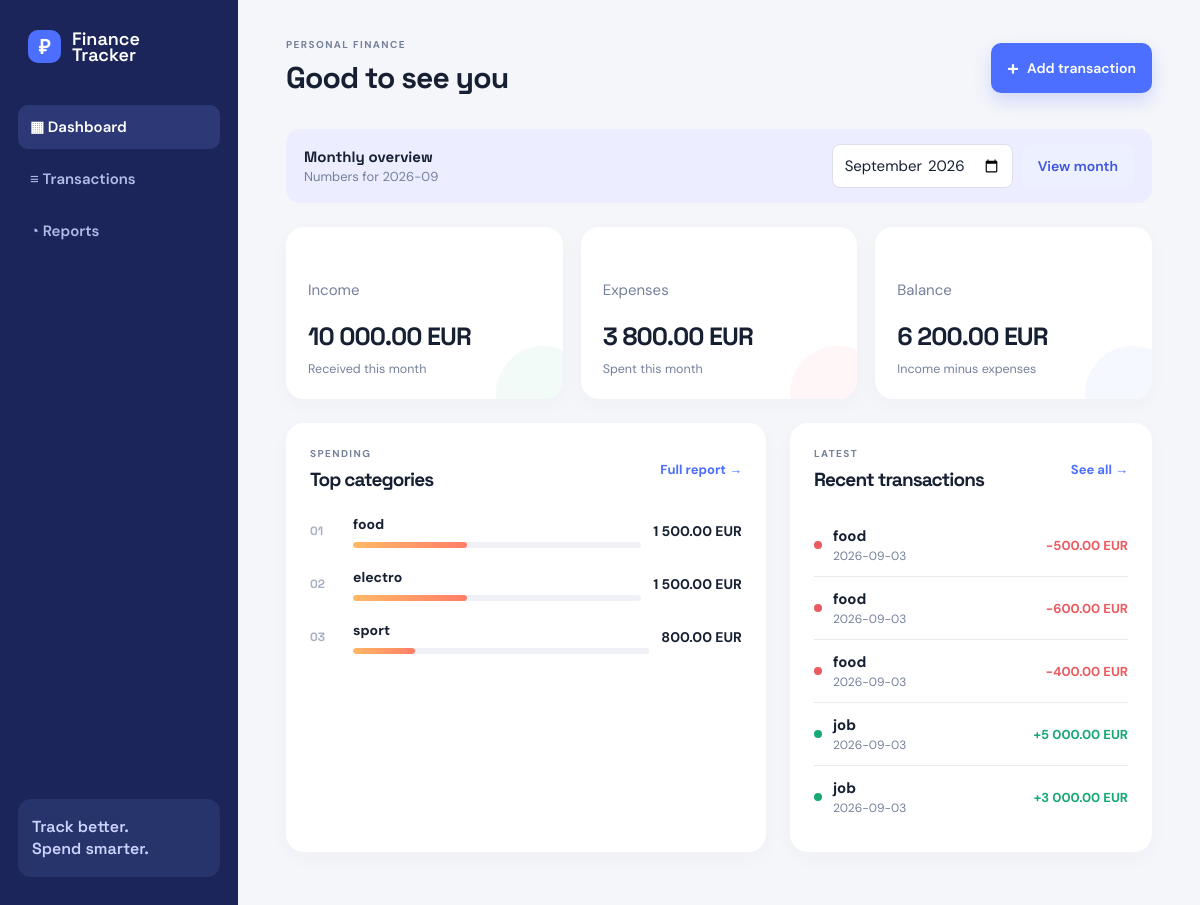
The page / on the database its author committed.
### tables this page shows
CREATE TABLE transactions (
            id INTEGER PRIMARY KEY AUTOINCREMENT,
            type TEXT NOT NULL,
            amount REAL NOT NULL,
            category TEXT,
            description TEXT,
            date DATE
        );

### app.py (the view)
@app.get("/")
def dashboard():
    month = request.args.get("month", current_month())
    try:
        month = validate_date(month, allow_month=True)
    except ValueError:
        flash("Month must use YYYY-MM format.", "error")
        month = current_month()
    conn = database_connection()
    try:
        income, expenses = get_balance(conn, month)
        top_categories = get_expense_report(conn, month)
        recent_transactions = get_transactions(conn)[:5]
    finally:
        conn.close()
    return render_template(
        "dashboard.html",
        month=month,
        income=income,
        expenses=expenses,
        balance=income - expenses,
        top_categories=top_categories,
        recent_transactions=recent_transactions,
    )

### app.py (called while the page is built)
def money(amount):
    return f"{amount:,.2f}".replace(",", " ") + " EUR"

@app.template_filter("money")
def money_filter(amount):
    return money(amount)

def database_connection():
    conn = create_connection()
    create_table(conn)
    return conn

def current_month():
    return date.today().strftime("%Y-%m")

### database.py (called while the page is built)
def create_connection():
    return sqlite3.connect(DB_NAME)

def create_table(conn):
    conn.execute(
        """
        CREATE TABLE IF NOT EXISTS transactions (
            id INTEGER PRIMARY KEY AUTOINCREMENT,
            type TEXT NOT NULL,
            amount REAL NOT NULL,
            category TEXT,
            description TEXT,
            date DATE
        )
        """
    )
    conn.commit()

def get_transactions(conn, date_from=None, date_to=None, category=None):
    conditions = []
    parameters = []
    if date_from:
        conditions.append("date >= ?")
        parameters.append(date_from)
    if date_to:
        conditions.append("date <= ?")
        parameters.append(date_to)
    if category:
        conditions.append("LOWER(category) = LOWER(?)")
        parameters.append(category.strip())
    where_clause = f"WHERE {' AND '.join(conditions)}" if conditions else ""
    cursor = conn.execute(
        """
        SELECT * FROM transactions
        {where_clause}
        ORDER BY date DESC, id DESC
        """.format(where_clause=where_clause),
        parameters,
    )
    return cursor.fetchall()

def get_balance(conn, month=None):
    conditions = []
    parameters = []
    if month:
        conditions.append("strftime('%Y-%m', date) = ?")
        parameters.append(month)
    where_clause = f"WHERE {' AND '.join(conditions)}" if conditions else ""
    cursor = conn.execute(
        """
        SELECT
            COALESCE(SUM(CASE WHEN type = 'income' THEN amount END), 0),
            COALESCE(SUM(CASE WHEN type = 'expense' THEN amount END), 0)
        FROM transactions
        {where_clause}
        """.format(where_clause=where_clause),
        parameters,
    )
    return cursor.fetchone()

### templates/dashboard.html (shortened to what this page needs)
{% extends "base.html" %}
{% block heading %}Good to see you{% endblock %}
{% block content %}
<section class="month-bar">
    <div>
        <strong>Monthly overview</strong>
        <span>Numbers for {{ month }}</span>
    </div>
    <form method="get">
        <input type="month" name="month" value="{{ month }}">
        <button class="button button-secondary">View month</button>
    </form>
</section>
<section class="metric-grid">
    <article class="metric-card income">
        <span>↗</span>
        <p>Income</p>
        <h2>{{ income|money }}</h2>
        <small>Received this month</small>
    </article>
    <article class="metric-card expense">
        <span>↘</span>
        <p>Expenses</p>
        <h2>{{ expenses|money }}</h2>
        <small>Spent this month</small>
    </article>
    <article class="metric-card balance">
        <span>◇</span>
        <p>Balance</p>
        <h2>{{ balance|money }}</h2>
        <small>Income minus expenses</small>
    </article>
</section>
<section class="content-grid">
    <article class="panel">
        <div class="panel-heading">
            <div>
                <p class="eyebrow">SPENDING</p>
                <h2>Top categories</h2>
            </div>
            <a href="{{ url_for('report', month=month) }}">Full report →</a>
        </div>
        {% if top_categories %}
        <ol class="category-list">
            {% for category, total in top_categories %}
            <li>
                <span>0{{ loop.index }}</span>
                <div>
                    <strong>{{ category }}</strong>
                    <progress class="progress" value="{{ total }}" max="{{ expenses }}"></progress>
                </div>
                <strong>{{ total|money }}</strong>
            </li>
            {% endfor %}
        </ol>
        {% else %}
        <div class="empty-state">No expenses recorded for this month.</div>
        {% endif %}
    </article>
    <article class="panel">
        <div class="panel-heading">
            <div>
                <p class="eyebrow">LATEST</p>
                <h2>Recent transactions</h2>
            </div>
            <a href="{{ url_for('transactions') }}">See all →</a>
        </div>
        {% if recent_transactions %}
        <div class="compact-list">
            {% for item in recent_transactions %}
            <div>
                <i class="type-dot {{ item[1] }}"></i>
                <div>
                    <strong>{{ item[3] }}</strong>
                    <small>{{ item[5] }}</small>
                </div>
                <b class="{{ item[1] }}">
                    {{ '+' if item[1] == 'income' else '−' }}{{ item[2]|money }}
                </b>
            </div>
            {% endfor %}
        </div>
        {% else %}
        <div class="empty-state">Start by adding your first transaction.</div>
        {% endif %}
    </article>
</section>
{% endblock %}

### static/style.css (style rules this page uses)
* { box-sizing:border-box }
body { margin:0; background:var(--page); color:var(--ink); font:15px "DM Sans",Arial,sans-serif }
.topbar,.panel-heading,.month-bar,.form-actions { display:flex; justify-content:space-between; align-items:center; gap:20px }
.eyebrow { font-size:10px; letter-spacing:1.4px; font-weight:700; color:var(--muted); margin:0 0 7px }
.topbar h1,h2 { font-family:"Space Grotesk",sans-serif; letter-spacing:-.9px; margin:0 }
.button { border:0; border-radius:10px; padding:11px 16px; font:600 14px "DM Sans"; text-decoration:none; cursor:pointer; display:inline-flex; justify-content:center; align-items:center; gap:8px }
.button-secondary { background:#edf0ff; color:#3d55dd }
.month-bar { background:#ecedff; border-radius:14px; padding:15px 18px; margin-bottom:24px }
.month-bar strong { display:block; font-family:"Space Grotesk" }
.month-bar span { display:block; color:var(--muted); font-size:13px; margin-top:2px }
.month-bar form { display:flex; gap:9px }
.month-bar input,.filters input,.form-grid input { border:1px solid #dce0eb; background:#fff; border-radius:8px; padding:10px 11px; color:var(--ink); font:inherit }
.metric-grid { display:grid; grid-template-columns:repeat(3,1fr); gap:18px; margin-bottom:24px }
.metric-card { background:#fff; border-radius:var(--radius); padding:21px 22px; box-shadow:0 6px 20px #26345d08; position:relative; overflow:hidden }
.metric-card:after { content:""; position:absolute; width:95px; height:95px; right:-28px; bottom:-42px; border-radius:50%; background:currentColor; opacity:.05 }
.metric-card.income { color:var(--green) }
.metric-card.expense { color:var(--red) }
.metric-card.balance { color:var(--blue) }
.metric-card>span { display:grid; place-items:center; width:32px; height:32px; border-radius:9px; background:currentColor; color:#fff; font-size:20px }
.metric-card p,.metric-card small { color:var(--muted); margin:0 }
.metric-card h2 { font-size:25px; color:var(--ink); margin:20px 0 6px }
.content-grid { display:grid; grid-template-columns:1.14fr .86fr; gap:24px }
.panel { background:#fff; border-radius:var(--radius); padding:24px; box-shadow:0 6px 20px #26345d08 }
.panel-heading { margin-bottom:22px }
.panel-heading h2 { font-size:19px }
.panel-heading a { color:var(--blue); font-weight:700; font-size:13px; text-decoration:none }
.category-list { list-style:none; padding:0; margin:0; display:grid; gap:19px }
.category-list li { display:grid; grid-template-columns:31px 1fr auto; gap:12px; align-items:center }
.category-list li>span { font:700 12px "Space Grotesk"; color:#a7afc2 }
.category-list strong { font-size:14px }
.progress { appearance:none; display:block; width:100%; height:6px; border:0; background:#eff1f6; border-radius:9px; margin-top:8px; overflow:hidden }
.compact-list { display:grid }
.compact-list>div { display:grid; grid-template-columns:9px 1fr auto; gap:10px; align-items:center; padding:12px 0; border-bottom:1px solid var(--line) }
.compact-list>div:last-child { border:0 }
.compact-list small { display:block; color:var(--muted); font-size:12px; margin-top:2px }
.type-dot { width:8px; height:8px; border-radius:50% }
.type-dot.income { background:var(--green) }
.type-dot.expense { background:var(--red) }
.income { color:var(--green)!important }
.expense { color:var(--red)!important }
.compact-list b { font-size:13px }

### rows shown on the page
transactions: category "food", date "2026-09-03", type "−", amount "500.00 EUR"
transactions: category "food", date "2026-09-03", type "−", amount "600.00 EUR"
transactions: category "food", date "2026-09-03", type "−", amount "400.00 EUR"
transactions: category "job", date "2026-09-03", type "+", amount "5 000.00 EUR"
transactions: category "job", date "2026-09-03", type "+", amount "3 000.00 EUR"

### other values the page prints
{{ month }} "2026-09"
{{ income|money }} "10 000.00 EUR"
{{ expenses|money }} "3 800.00 EUR"
{{ balance|money }} "6 200.00 EUR"
{{ category }} "food" "electro" "sport"
{{ total|money }} "1 500.00 EUR" "1 500.00 EUR" "800.00 EUR"
